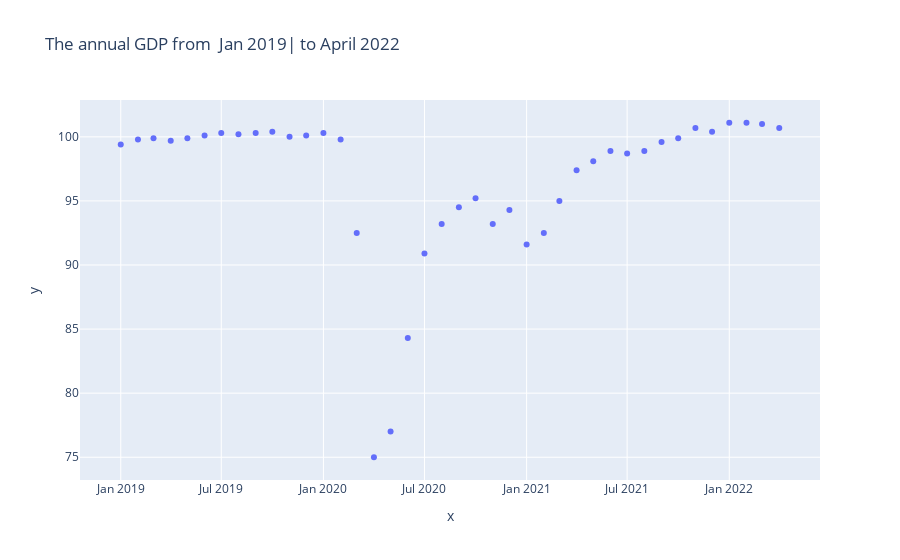

Notebook code for this chart:
### Code cell
import plotly.express as px
figure = px.scatter(data_frame = monthly_gdp_uk, x=x1,
                    y=y1, 
                    title = "The annual GDP from  Jan 2019| to April 2022")
figure.show()

### Figure 1 — Plotly figure (JSON) as saved in the notebook; plotly's stock layout.template omitted (floating-point values rounded to 4 significant figures)
{"data": [{"hovertemplate": "x=%{x}<br>y=%{y}<extra></extra>", "legendgroup": "", "marker": {"color": "#636efa", "symbol": "circle"}, "mode": "markers", "name": "", "orientation": "v", "showlegend": false, "type": "scatter", "x": ["2019-01-01T00:00:00", "2019-02-01T00:00:00", "2019-03-01T00:00:00", "2019-04-01T00:00:00", "2019-05-01T00:00:00", "2019-06-01T00:00:00", "2019-07-01T00:00:00", "2019-08-01T00:00:00", "2019-09-01T00:00:00", "2019-10-01T00:00:00", "2019-11-01T00:00:00", "2019-12-01T00:00:00", "2020-01-01T00:00:00", "2020-02-01T00:00:00", "2020-03-01T00:00:00", "2020-04-01T00:00:00", "2020-05-01T00:00:00", "2020-06-01T00:00:00", "2020-07-01T00:00:00", "2020-08-01T00:00:00", "2020-09-01T00:00:00", "2020-10-01T00:00:00", "2020-11-01T00:00:00", "2020-12-01T00:00:00", "2021-01-01T00:00:00", "2021-02-01T00:00:00", "2021-03-01T00:00:00", "2021-04-01T00:00:00", "2021-05-01T00:00:00", "2021-06-01T00:00:00", "2021-07-01T00:00:00", "2021-08-01T00:00:00", "2021-09-01T00:00:00", "2021-10-01T00:00:00", "2021-11-01T00:00:00", "2021-12-01T00:00:00", "2022-01-01T00:00:00", "2022-02-01T00:00:00", "2022-03-01T00:00:00", "2022-04-01T00:00:00"], "xaxis": "x", "y": [99.4, 99.8, 99.9, 99.7, 99.9, 100.1, 100.3, 100.2, 100.3, 100.4, 100, 100.1, 100.3, 99.8, 92.5, 75, 77, 84.3, 90.9, 93.2, 94.5, 95.2, 93.2, 94.3, 91.6, 92.5, 95, 97.4, 98.1, 98.9, 98.7, 98.9, 99.6, 99.9, 100.7, 100.4, 101.1, 101.1, 101, 100.7], "yaxis": "y"}], "layout": {"legend": {"tracegroupgap": 0}, "title": {"text": "The annual GDP from  Jan 2019| to April 2022"}, "xaxis": {"anchor": "y", "domain": [0, 1], "title": {"text": "x"}}, "yaxis": {"anchor": "x", "domain": [0, 1], "title": {"text": "y"}}}}
